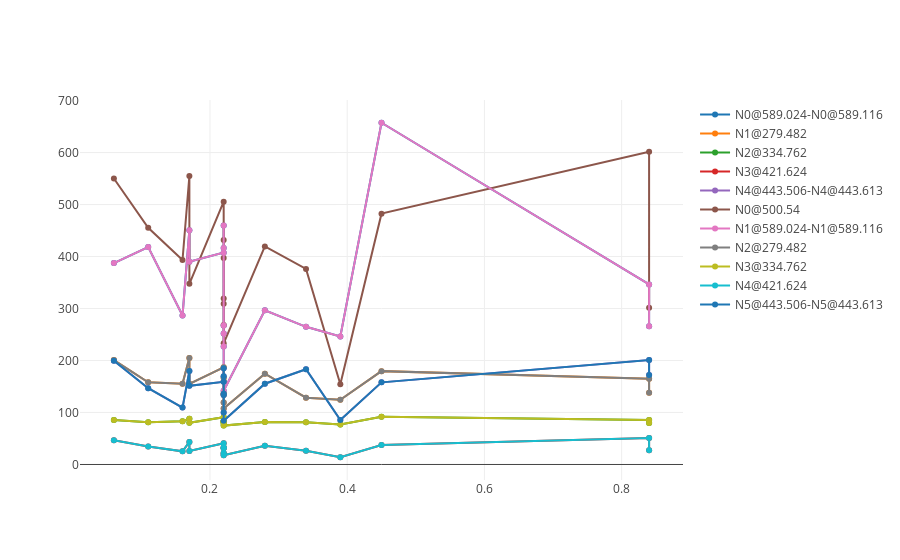

Notebook code for this chart:
### Code cell
column_names = plot_df.columns.values[5:]
data = list()
for column_name in column_names:
    trace = go.Scatter(x=plot_df['%Azot'], y=plot_df[column_name], name=column_name, mode='lines+markers')
    data += [trace]
layout = go.Layout(xaxis=())
fig = go.Figure(data=data)
iplot(fig, filename='plot')
